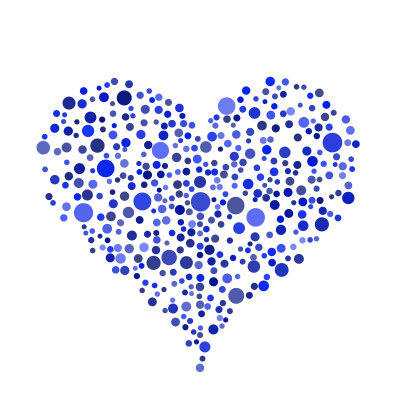
Frame 1 (no input)
Frame 60 (the mouse pressed at the canvas centre just before this capture): identical to frame 1, image omitted
Frame 120 (the mouse held since frame 60 and released just before this capture): identical to frame 1, image omitted

The Processing sketch that drew this single still picture (run headless with seeded random() and noise(); from frame 60 on, the mouse is pressed at the canvas centre):

// Processing sketch: processing_157040
// ── processing_157040.pde

Circle[] circles = new Circle[5000];

color bgcolor;
float hue = random(360);
boolean draw_flg = true;

void setup() {
  size(400, 400);
  colorMode(HSB, 360, 100, 100);
  background(360);

  bgcolor = color(360);

  for (int i = 0; i < circles.length; i++) {
    circles[i] = new Circle(hue);
  }

  noStroke();
}

void draw() {
  if (draw_flg == true) {
    background(360);

    for (int i = 0; i < circles.length; i++) {
      circles[i].display();
    }
    draw_flg = false;
  }
}

void mousePressed() {
  hue = random(360);
  for (int i = 0; i < circles.length; i++) {
    circles[i].hue = hue;
    circles[i].choice();
  }
  draw_flg = true;
  draw();
}

class Circle {
  float x;
  float y;
  float r;
  float t;
  float R;
  float hue;
  float sat = random(50, 100);
  float brt = random(50, 100);

  Circle(float tmpHue) {
    hue = tmpHue;
    choice();
  }

  void display() {
    if (whiteChecker(x, y, r)) {
      fill(hue, sat, brt);
      ellipse(x, y, r, r);
    }
  }

  void choice() {
    if (random(1) > 0.3) {
      r = random(5, 10);
    } else {
      r = random(10, 20);
    }

    t = random(360);
    R = random(10);

    x = width/2 + R *(16 * sin(radians(t)) * sin(radians(t)) * sin(radians(t)));
    y = height/2 + (-1) * R * (13 * cos(radians(t)) - 5 * cos(radians(2*t)) - 2 * cos(radians(3 * t)) - cos(radians(4 * t)));
  }

  boolean whiteChecker(float x, float y, float r) {
    color c;

    for (float i = x-r/2; i < x+r/2; i++) {
      for (float j = y-r/2; j < y+r/2; j++) {
        c = get((int)i, (int)j);
        if (c != bgcolor) {
          return false;
        }
      }
    }
    return true;
  }
}
